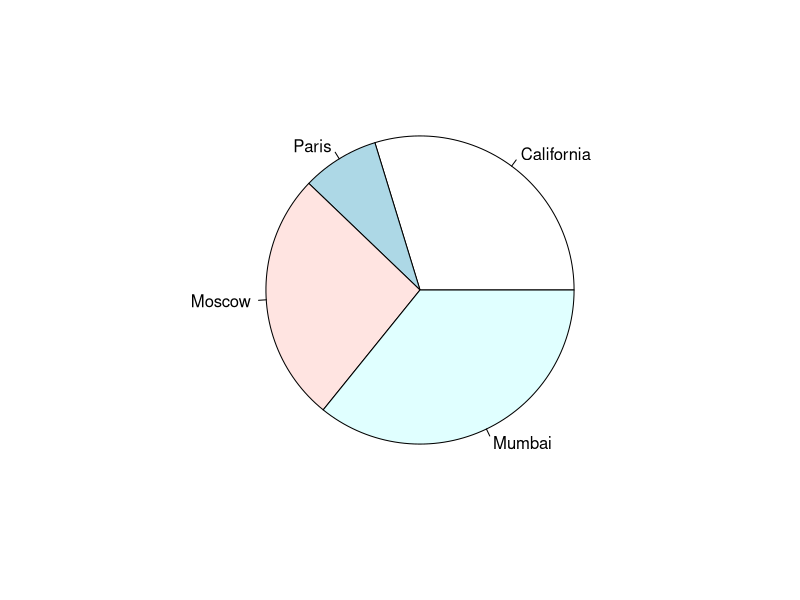
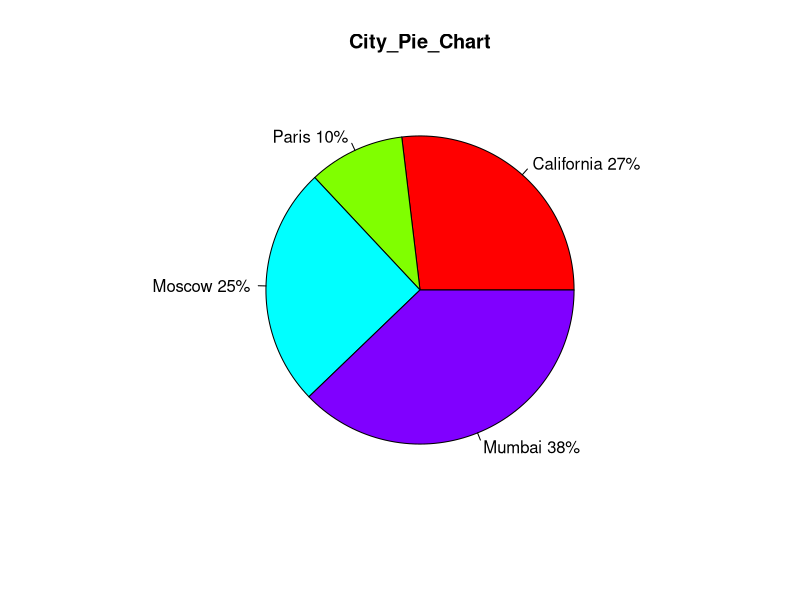
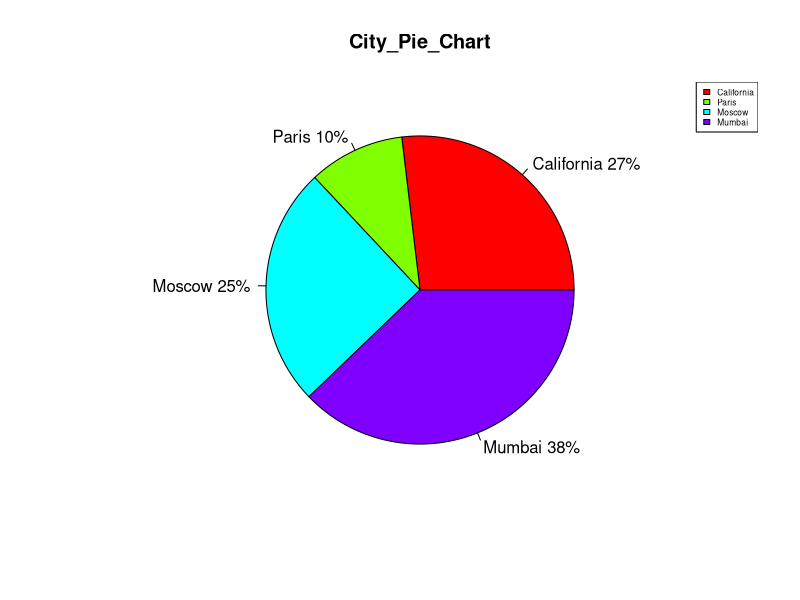
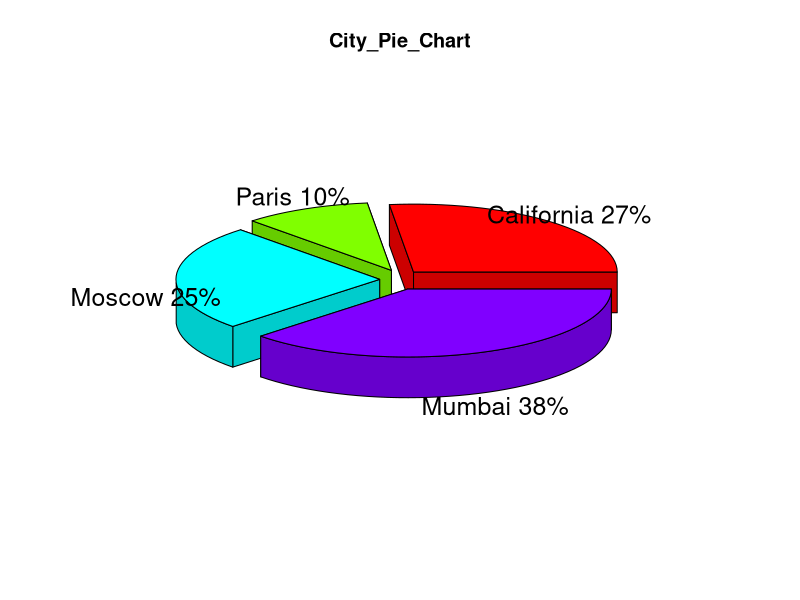

Source code (R) for these figures, in order:
# Create data for the Graph

x <- c(44,12,39,53)

labels <- c("California","Paris","Moscow","Mumbai")

# Plot the chart

pie(x,labels)


#Pie chart with labels & respective percentage

x  <- c(32,12,30,45)

labels <- c("California","Paris","Moscow","Mumbai")

pct <- round(x/sum(x)*100)

lbls <- paste(labels, pct)  #add percents to labels

lbls <- paste(lbls, "%", sep="")  #ad % to lalels

pie(x,labels = lbls, col=rainbow(length(lbls)), main = "City_Pie_Chart")



# Pie Chart with Legends

pie(x,labels=lbls, col=rainbow(length(lbls)), main="City_Pie_Chart")

legend("topright", c("California", "Paris", "Moscow", "Mumbai"), cex=0.5, fill=rainbow(length(x)))


# 3D Pie Chart in R

install.packages("plotrix")

library(plotrix)

pie3D(x,labels=lbls,explode=0.1,main="City_Pie_Chart")
